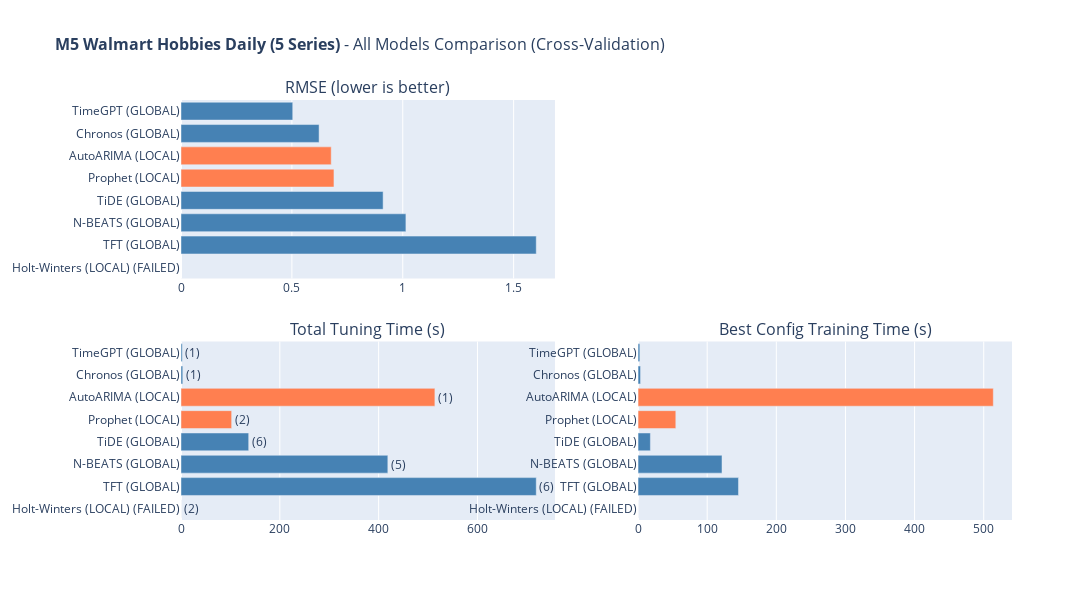

Notebook cell for this chart:
### Code cell
# 11. All Models Comparison (Interactive)
#
# Summary comparison of all models based on cross-validation metrics.

def create_all_models_comparison(results_dataframe, dataset_name):
    """Create interactive bar chart comparison of all models."""
    fig = make_subplots(
        rows=2, cols=2,
        subplot_titles=[
            'RMSE (lower is better)',
            '',
            'Total Tuning Time (s)',
            'Best Config Training Time (s)'
        ],
        vertical_spacing=0.15, horizontal_spacing=0.1
    )
    
    models = results_dataframe['Model'].tolist()
    colors = ['coral' if 'LOCAL' in m else 'steelblue' for m in models]
    
    fig.add_trace(go.Bar(
        y=models, x=results_dataframe['RMSE'], orientation='h',
        marker_color=colors,
        hovertemplate='<b>%{y}</b><br>RMSE: %{x:.4f}<extra></extra>'
    ), row=1, col=1)
    
    fig.add_trace(go.Bar(
        y=models, x=results_dataframe['Tuning Time (s)'], orientation='h',
        marker_color=colors,
        text=[f"({c})" for c in results_dataframe['Combinations']],
        textposition='outside',
        hovertemplate='<b>%{y}</b><br>Time: %{x:.2f}s<extra></extra>'
    ), row=2, col=1)
    
    fig.add_trace(go.Bar(
        y=models, x=results_dataframe['Best Config Time (s)'], orientation='h',
        marker_color=colors,
        hovertemplate='<b>%{y}</b><br>Time: %{x:.2f}s<extra></extra>'
    ), row=2, col=2)
    
    fig.update_layout(
        title=dict(text=f'<b>{dataset_name}</b> - All Models Comparison (Cross-Validation)', font=dict(size=16)),
        width=1700, height=600, showlegend=False, margin=dict(l=120)
    )
    
    for i in range(1, 3):
        for j in range(1, 3):
            fig.update_yaxes(autorange='reversed', row=i, col=j)
    return fig

if 'results_df' in dir() and not results_df.empty:
    fig_comparison = create_all_models_comparison(results_df, DATASET_CONFIG['name'])
    fig_comparison.show()

### Figure 1 — Plotly figure (JSON) as saved in the notebook; plotly's stock layout.template omitted (floating-point values rounded to 4 significant figures)
{"data": [{"hovertemplate": "<b>%{y}</b><br>RMSE: %{x:.4f}<extra></extra>", "marker": {"color": ["steelblue", "steelblue", "coral", "coral", "steelblue", "steelblue", "steelblue", "coral"]}, "orientation": "h", "type": "bar", "x": [0.5039, 0.6227, 0.6774, 0.6897, 0.9114, 1.014, 1.602, Infinity], "xaxis": "x", "y": ["TimeGPT (GLOBAL)", "Chronos (GLOBAL)", "AutoARIMA (LOCAL)", "Prophet (LOCAL)", "TiDE (GLOBAL)", "N-BEATS (GLOBAL)", "TFT (GLOBAL)", "Holt-Winters (LOCAL) (FAILED)"], "yaxis": "y"}, {"hovertemplate": "<b>%{y}</b><br>Time: %{x:.2f}s<extra></extra>", "marker": {"color": ["steelblue", "steelblue", "coral", "coral", "steelblue", "steelblue", "steelblue", "coral"]}, "orientation": "h", "text": ["(1)", "(1)", "(1)", "(2)", "(6)", "(5)", "(6)", "(2)"], "textposition": "outside", "type": "bar", "x": [2.583, 3.604, 513.8, 102.5, 137.0, 418.6, 719.0, 0.03704], "xaxis": "x3", "y": ["TimeGPT (GLOBAL)", "Chronos (GLOBAL)", "AutoARIMA (LOCAL)", "Prophet (LOCAL)", "TiDE (GLOBAL)", "N-BEATS (GLOBAL)", "TFT (GLOBAL)", "Holt-Winters (LOCAL) (FAILED)"], "yaxis": "y3"}, {"hovertemplate": "<b>%{y}</b><br>Time: %{x:.2f}s<extra></extra>", "marker": {"color": ["steelblue", "steelblue", "coral", "coral", "steelblue", "steelblue", "steelblue", "coral"]}, "orientation": "h", "type": "bar", "x": [2.583, 3.604, 513.8, 54.62, 17.85, 121.4, 145.3, 0.0], "xaxis": "x4", "y": ["TimeGPT (GLOBAL)", "Chronos (GLOBAL)", "AutoARIMA (LOCAL)", "Prophet (LOCAL)", "TiDE (GLOBAL)", "N-BEATS (GLOBAL)", "TFT (GLOBAL)", "Holt-Winters (LOCAL) (FAILED)"], "yaxis": "y4"}], "layout": {"annotations": [{"font": {"size": 16}, "showarrow": false, "text": "RMSE (lower is better)", "x": 0.225, "xanchor": "center", "xref": "paper", "y": 1, "yanchor": "bottom", "yref": "paper"}, {"font": {"size": 16}, "showarrow": false, "text": "Total Tuning Time (s)", "x": 0.225, "xanchor": "center", "xref": "paper", "y": 0.425, "yanchor": "bottom", "yref": "paper"}, {"font": {"size": 16}, "showarrow": false, "text": "Best Config Training Time (s)", "x": 0.775, "xanchor": "center", "xref": "paper", "y": 0.425, "yanchor": "bottom", "yref": "paper"}], "height": 600, "margin": {"l": 120}, "showlegend": false, "title": {"font": {"size": 16}, "text": "<b>M5 Walmart Hobbies Daily (5 Series)</b> - All Models Comparison (Cross-Validation)"}, "width": 1700, "xaxis": {"anchor": "y", "domain": [0, 0.45]}, "xaxis2": {"anchor": "y2", "domain": [0.55, 1]}, "xaxis3": {"anchor": "y3", "domain": [0, 0.45]}, "xaxis4": {"anchor": "y4", "domain": [0.55, 1]}, "yaxis": {"anchor": "x", "autorange": "reversed", "domain": [0.575, 1]}, "yaxis2": {"anchor": "x2", "autorange": "reversed", "domain": [0.575, 1]}, "yaxis3": {"anchor": "x3", "autorange": "reversed", "domain": [0, 0.425]}, "yaxis4": {"anchor": "x4", "autorange": "reversed", "domain": [0, 0.425]}}}
